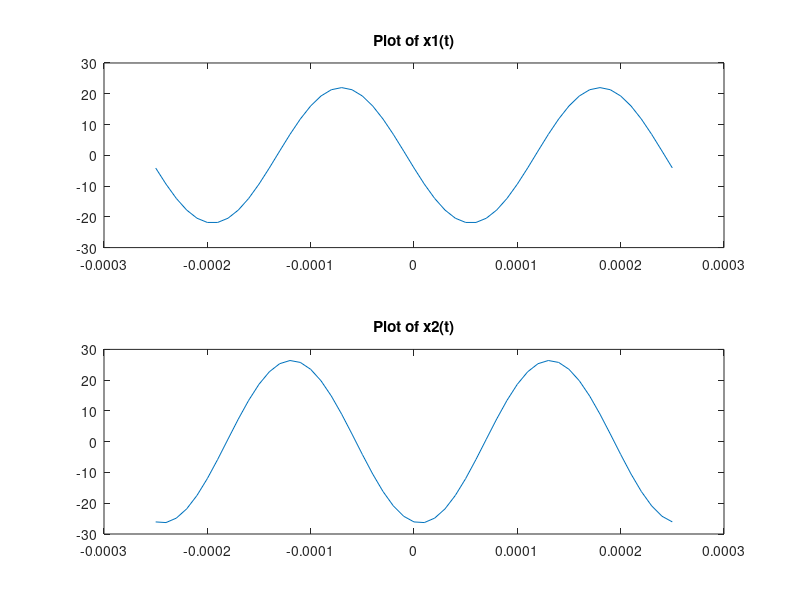

MATLAB code for this plot:
% 2019009261_Gaon Choi

freq = 4000;        % frequency: 4000Hz
T = 1/freq;    % time period

% generate time vector
ts = T / 25;   % time sampling
% starting time: -T
% ending   time: +T
tt = -T:ts:+T;

A1 = 22;    A2 = 1.2 * A1;  % 22 years old
M = 10; D = 28  % birthday: 2000.10.28.
T_m1 = (37.2 / M) * T;
T_m2 = -(41.3 / D) * T;

x1 = A1 * cos(2*pi*freq*(tt - T_m1));
x2 = A2 * cos(2*pi*freq*(tt - T_m2));

subplot(2,1,1)
plot(tt, x1)
title("Plot of x1(t)")
subplot(2,1,2)
plot(tt, x2)
title("Plot of x2(t)")